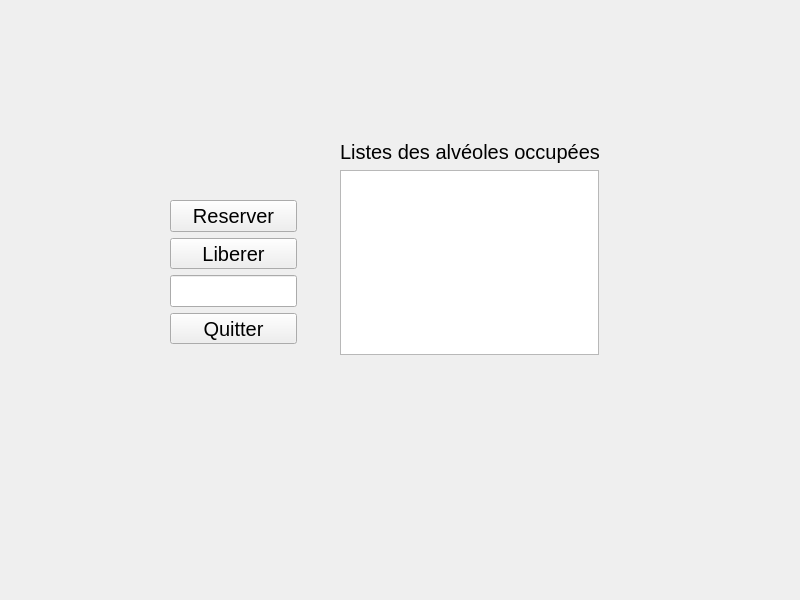
<?xml version="1.0" encoding="UTF-8"?>
<ui version="4.0">
 <class>TestAlveolesLibres</class>
 <widget class="QWidget" name="TestAlveolesLibres">
  <property name="geometry">
   <rect>
    <x>0</x>
    <y>0</y>
    <width>800</width>
    <height>600</height>
   </rect>
  </property>
  <property name="font">
   <font>
    <pointsize>15</pointsize>
   </font>
  </property>
  <property name="windowTitle">
   <string>TestAlveolesLibres</string>
  </property>
  <widget class="QWidget" name="layoutWidget">
   <property name="geometry">
    <rect>
     <x>170</x>
     <y>200</y>
     <width>127</width>
     <height>144</height>
    </rect>
   </property>
   <layout class="QVBoxLayout" name="verticalLayout">
    <item>
     <widget class="QPushButton" name="pushButtonReserver">
      <property name="text">
       <string>Reserver</string>
      </property>
     </widget>
    </item>
    <item>
     <widget class="QPushButton" name="pushButtonLiberer">
      <property name="text">
       <string>Liberer</string>
      </property>
     </widget>
    </item>
    <item>
     <widget class="QLineEdit" name="lineEditNumAlveole">
      <property name="readOnly">
       <bool>true</bool>
      </property>
     </widget>
    </item>
    <item>
     <widget class="QPushButton" name="pushButtonQuitter">
      <property name="text">
       <string>Quitter</string>
      </property>
     </widget>
    </item>
   </layout>
  </widget>
  <widget class="QWidget" name="layoutWidget_2">
   <property name="geometry">
    <rect>
     <x>340</x>
     <y>140</y>
     <width>259</width>
     <height>215</height>
    </rect>
   </property>
   <layout class="QVBoxLayout" name="verticalLayout_2">
    <item>
     <widget class="QLabel" name="label">
      <property name="text">
       <string>Listes des alvéoles occupées</string>
      </property>
     </widget>
    </item>
    <item>
     <widget class="QListWidget" name="listWidgetAlveolesLibres">
      <property name="font">
       <font>
        <pointsize>15</pointsize>
       </font>
      </property>
     </widget>
    </item>
   </layout>
  </widget>
 </widget>
 <resources/>
 <connections/>
</ui>
